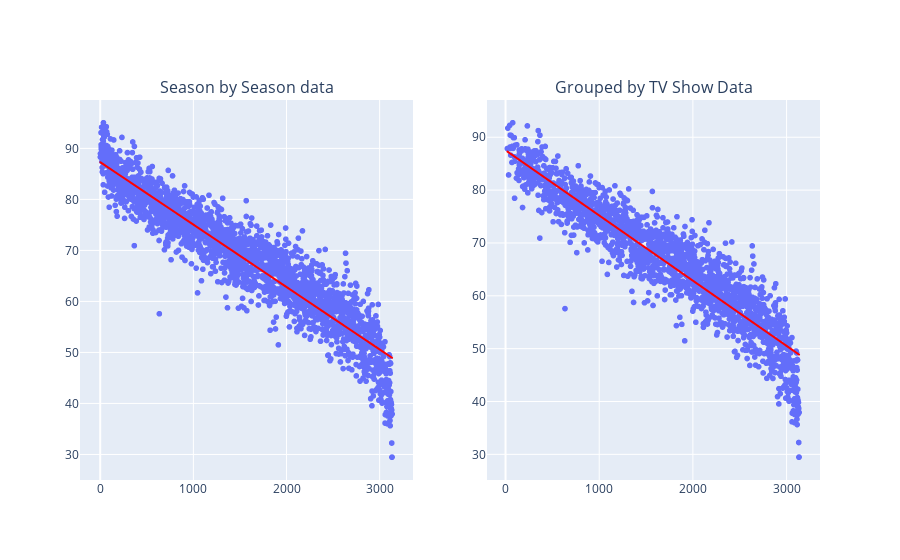

The code cell stored with this chart in its notebook:
### Markdown cell above
### Now, looking at trends between Metacritic rank and our SVD recommendation scores

### Code cell
fig = make_subplots(rows=1, cols=2, subplot_titles=("Season by Season data","Grouped by TV Show Data"))

fig.append_trace(list(px.scatter(df_merged, x='rank', y='user match',trendline = "ols",trendline_color_override="red", height = 350).select_traces())[0],
                           row=1, col=1)
fig.append_trace(list(px.scatter(df_merged, x='rank', y='user match',trendline = "ols",trendline_color_override="red", height = 350).select_traces())[1],
                           row=1, col=1)
fig.append_trace(list(px.scatter(df_grouped, x='rank', y='user match',trendline = "ols",trendline_color_override="red", height = 350).select_traces())[0],
                           row=1, col=2)
fig.append_trace(list(px.scatter(df_grouped, x='rank', y='user match',trendline = "ols",trendline_color_override="red", height = 350).select_traces())[1],
                           row=1, col=2)
fig.show()

### Figure 1 — Plotly figure (JSON) as saved in the notebook; plotly's stock layout.template omitted (floating-point values rounded to 4 significant figures; data arrays with more than 128 entries replaced by an {"elided": "..."} marker saying what was removed)
{"data": [{"hovertemplate": "rank=%{x}<br>user match=%{y}<extra></extra>", "legendgroup": "", "marker": {"color": "#636efa", "symbol": "circle"}, "mode": "markers", "name": "", "showlegend": false, "type": "scattergl", "x": {"elided": "2232 int values"}, "xaxis": "x", "y": {"elided": "2232 float values"}, "yaxis": "y"}, {"hovertemplate": "<b>OLS trendline</b><br>user match = -0.0122213 * rank + 87.3068<br>R<sup>2</sup>=0.882854<br><br>rank=%{x}<br>user match=%{y} <b>(trend)</b><extra></extra>", "legendgroup": "", "line": {"color": "red"}, "marker": {"color": "#636efa", "symbol": "circle"}, "mode": "lines", "name": "", "showlegend": false, "type": "scattergl", "x": {"elided": "2232 int values"}, "xaxis": "x", "y": {"elided": "2232 float values"}, "yaxis": "y"}, {"hovertemplate": "rank=%{x}<br>user match=%{y}<extra></extra>", "legendgroup": "", "marker": {"color": "#636efa", "symbol": "circle"}, "mode": "markers", "name": "", "showlegend": false, "type": "scattergl", "x": {"elided": "1917 float values"}, "xaxis": "x2", "y": {"elided": "1917 float values"}, "yaxis": "y2"}, {"hovertemplate": "<b>OLS trendline</b><br>user match = -0.0123193 * rank + 87.5438<br>R<sup>2</sup>=0.870865<br><br>rank=%{x}<br>user match=%{y} <b>(trend)</b><extra></extra>", "legendgroup": "", "line": {"color": "red"}, "marker": {"color": "#636efa", "symbol": "circle"}, "mode": "lines", "name": "", "showlegend": false, "type": "scattergl", "x": {"elided": "1917 float values"}, "xaxis": "x2", "y": {"elided": "1917 float values"}, "yaxis": "y2"}], "layout": {"annotations": [{"font": {"size": 16}, "showarrow": false, "text": "Season by Season data", "x": 0.225, "xanchor": "center", "xref": "paper", "y": 1, "yanchor": "bottom", "yref": "paper"}, {"font": {"size": 16}, "showarrow": false, "text": "Grouped by TV Show Data", "x": 0.775, "xanchor": "center", "xref": "paper", "y": 1, "yanchor": "bottom", "yref": "paper"}], "xaxis": {"anchor": "y", "domain": [0, 0.45]}, "xaxis2": {"anchor": "y2", "domain": [0.55, 1]}, "yaxis": {"anchor": "x", "domain": [0, 1]}, "yaxis2": {"anchor": "x2", "domain": [0, 1]}}}
